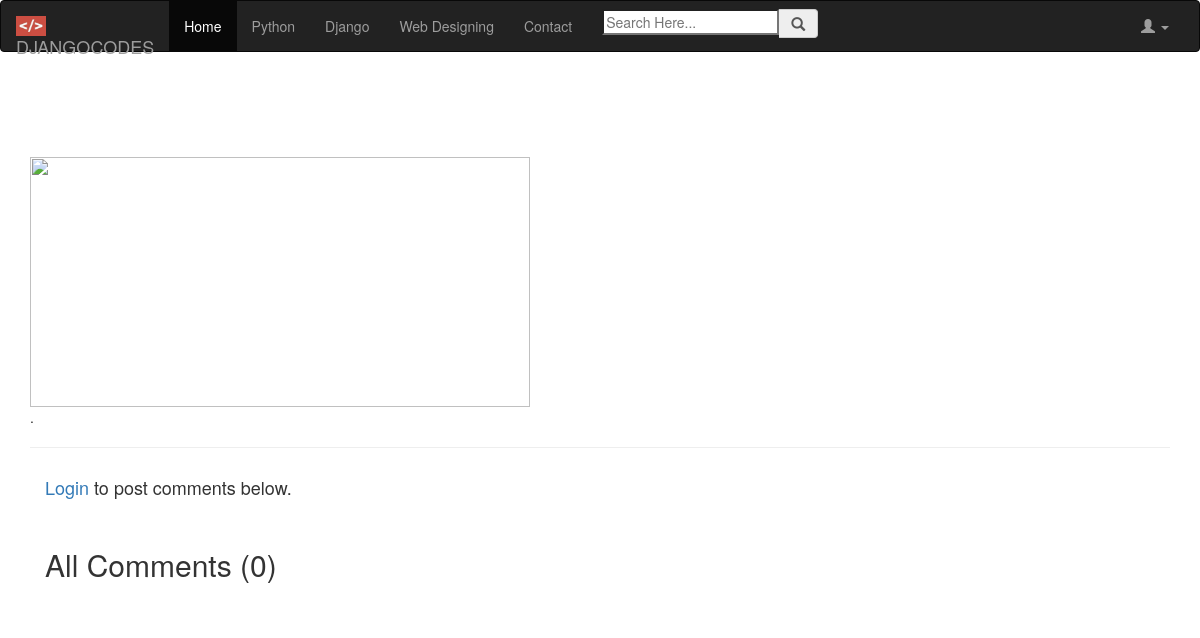
The app's page /blogs_comments/do-you-know-she-sees-you/, older data.
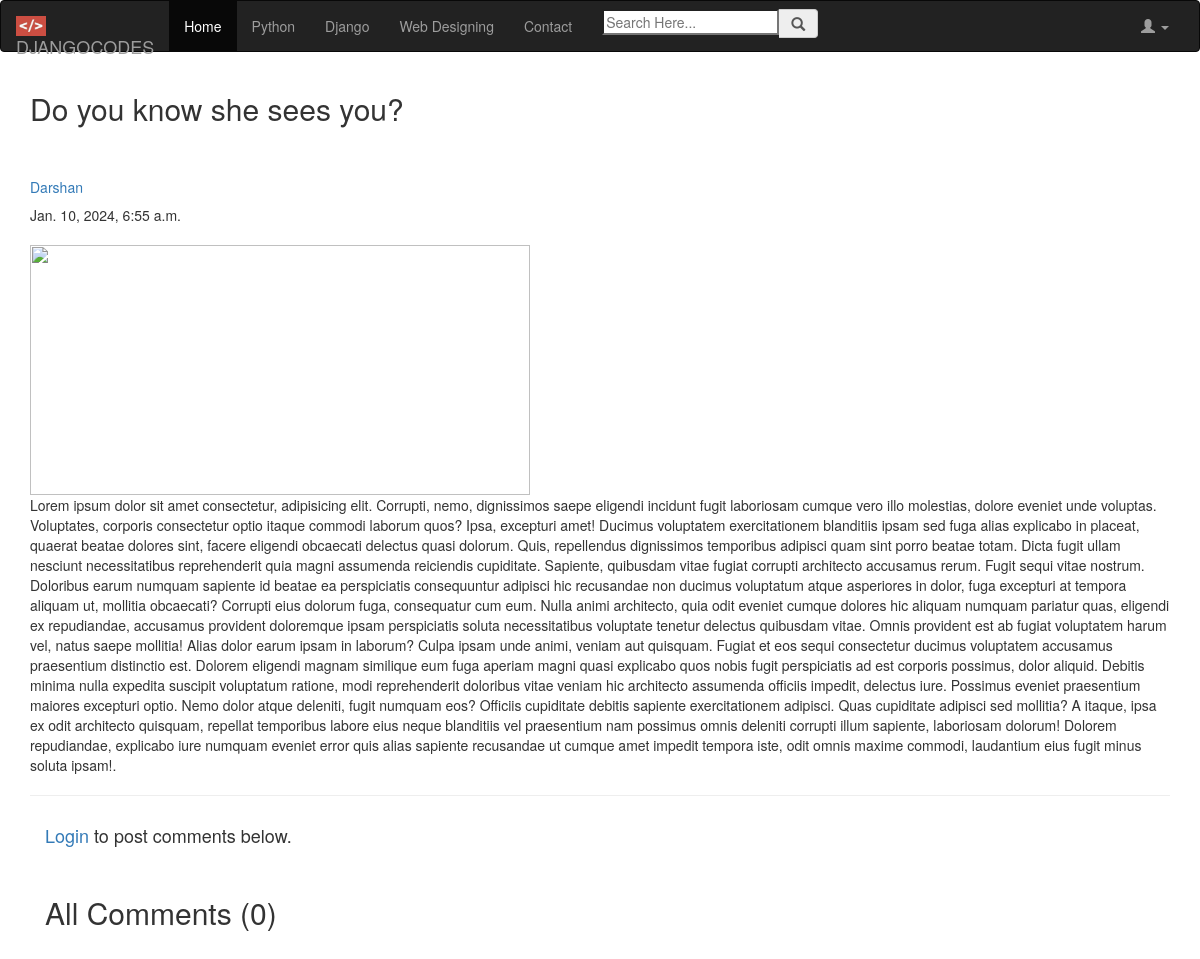
The same page, newer data.
### codeapp/models.py (models this page shows, shortened)
class BlogPost(models.Model):
    title=models.CharField(max_length=200)
    author=models.ForeignKey(User,on_delete=models.CASCADE)
    tag=models.CharField(
        max_length=20,
        choices=TAG_CHOICES,
        default='General')
    content=models.TextField()
    slug=models.SlugField(unique=True)
    image=models.ImageField(upload_to='profile_pics',blank=True,null=True)
    datetime=models.DateTimeField(auto_now_add=True)
    likes=models.IntegerField(default=0)
    class   Meta:
        ordering    =   ['-datetime']

### codeapp/views.py (the view)
# urls.py: path('blogs_comments/<str:slug>/',views.blogs_comments,name='blogs_comments'),
def blogs_comments(request, slug):
    post = BlogPost.objects.filter(slug=slug).first()
    comments = Comment.objects.filter(blog=post)
    if request.method == 'POST':
        user = request.user
        content = request.POST.get('content', '')
        comment = Comment(user=user, content=content, blog=post)
        comment.save()
    return render(request, 'codeapp/blog_comments.html', {'comments': comments, 'post': post})

### codeapp/templates/codeapp/blog_comments.html (shortened to what this page needs)
{% extends 'codeapp/base.html' %}
{% block content %}
{% load humanize %}
<div class="container w-75 my-4">
    <h2 class="blog-post-title">{{post.title}}</h2>
    <br>
    <div class="media">
        <div class="media-body">
            <h5 class="mt-0"><a href="/user_profile/{{post.author.id}}/">{{post.author}}
                </a></h5>
            {{post.datetime}}
        </div>
    </div>
    <br>
    <img src="/media/{{post.image}}" alt="" height="250px" width="500px">
    <br>
    <p>{{post.content}}.</p>
    <hr>
    {% if user.is_authenticated %}
    <div class="container">
        <h2>Add Comments Here</h2>
        <form action="/blog/{{post.slug}}/" method="POST"> {% csrf_token %}
            <div class="form-floating">
                <textarea class="form-control" placeholder="Leave a comment here" id="floatingTextarea2"
                    style="height: 100px" id="content" name="content"></textarea>
                <label for="floatingTextarea2">Leave a comment here.</label>
                <br>
                <button type="submit" class="btn btn-primary">Comment</button>
            </div>
        </form>
        {% else %}
        <div class="container">
            <h4><a href="/login/">Login</a> to post comments below.</h4>
            {% endif %}
            <br>
            <h2>All Comments ({{comments.count}})</h2>
            <br>
        </div>
    </div>
    {% endblock content %}

Row changes from the older to the newer data that the page shows:
added BlogPost: title "Do you know she sees you?", author "Darshan", datetime "Jan. 10, 2024, 6:55 a.m.", content "Lorem ipsum dolor sit amet consectetur, adipisicing elit. Corrupti, nemo, dignissimos saepe eligendi incidunt fugit laboriosam cumque vero illo molestias, dolore eveniet unde voluptas. Voluptates, corporis consectetur optio itaque commodi laborum quos? Ipsa, excepturi amet! Ducimus voluptatem exercitationem blanditiis ipsam sed fuga alias explicabo in placeat, quaerat beatae dolores sint, facere eligendi obcaecati delectus quasi dolorum. Quis, repellendus dignissimos temporibus adipisci quam sint porro beatae totam. Dicta fugit ullam nesciunt necessitatibus reprehenderit quia magni assumenda reiciendis cupiditate. Sapiente, quibusdam vitae fugiat corrupti architecto accusamus rerum. Fugit…"
